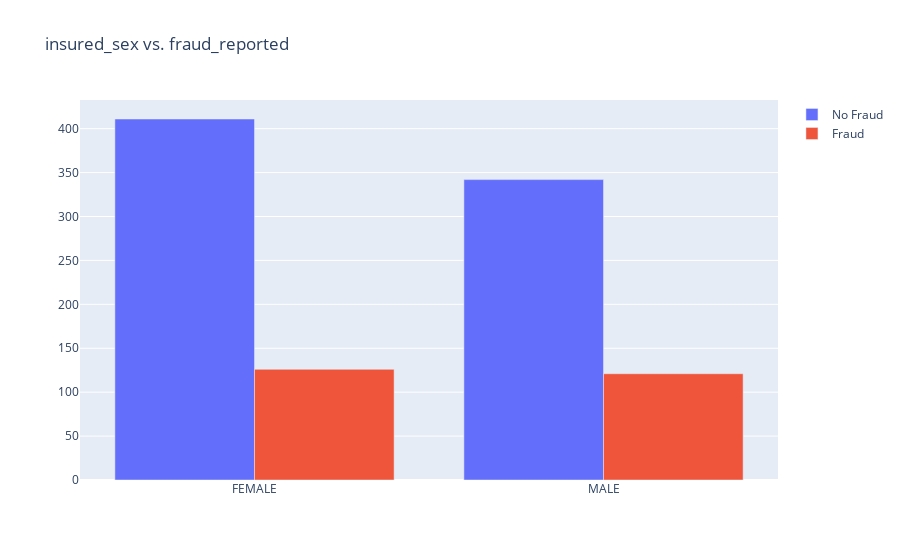

Notebook code cell kept with this figure:
### Code cell
#insurex_sex vs fraud_reported
vis_data(data, "insured_sex")

### Figure 1 — Plotly figure (JSON) as saved in the notebook; plotly's stock layout.template omitted (floating-point values rounded to 4 significant figures)
{"data": [{"name": "No Fraud", "type": "bar", "x": ["FEMALE", "MALE"], "y": [411, 342]}, {"name": "Fraud", "type": "bar", "x": ["FEMALE", "MALE"], "y": [126, 121]}], "layout": {"barmode": "group", "title": {"text": "insured_sex vs. fraud_reported"}}}
